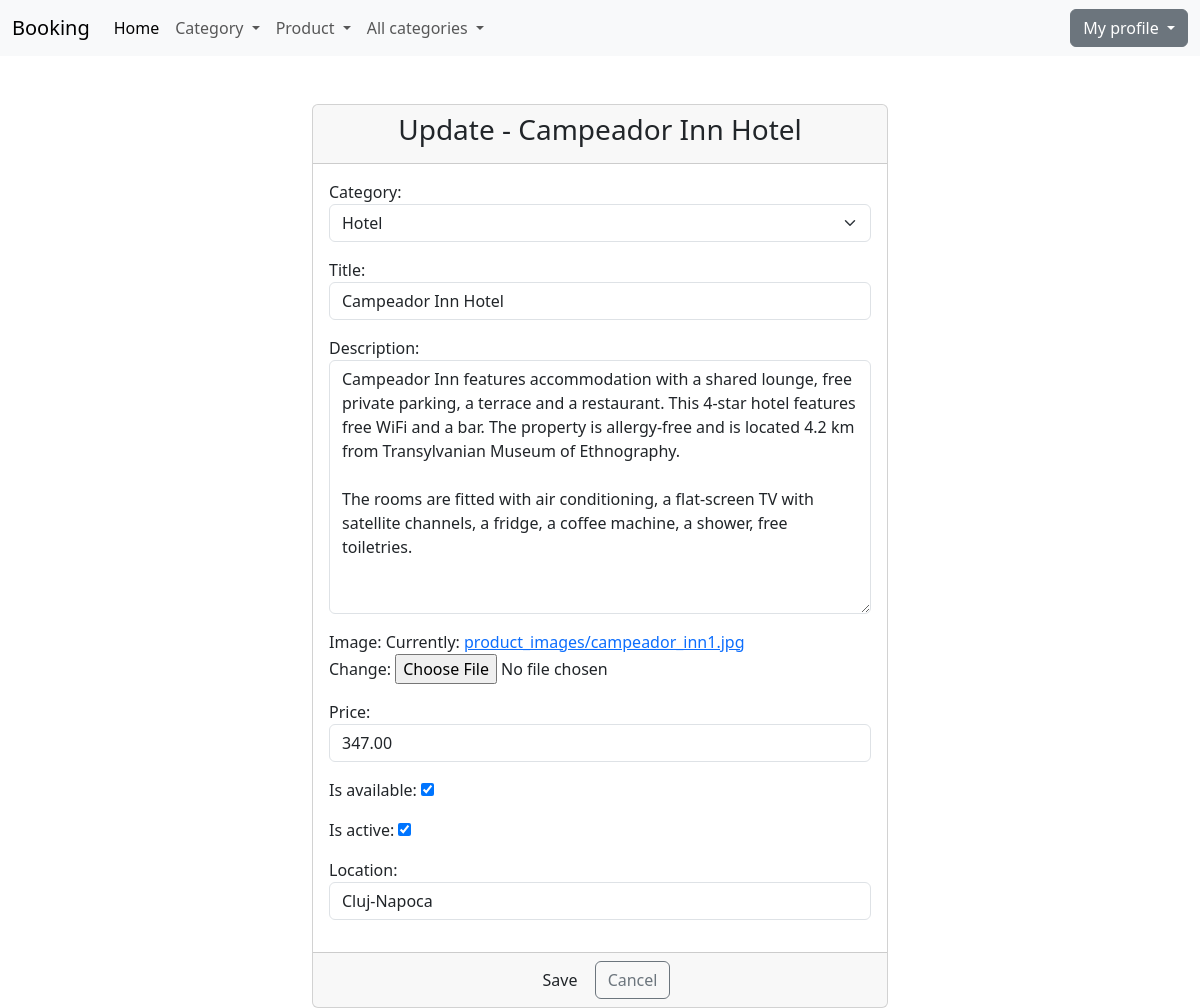
The app's page /update_product/2/ (signed in) with its own data.
### product/models.py (models this page shows)
class Product(models.Model):
    category = models.ForeignKey(Category, on_delete=models.CASCADE, null=True)
    title = models.CharField(max_length=50)
    description = models.TextField(max_length=400)
    image = models.ImageField(upload_to='product_images/')
    price = models.DecimalField(max_digits=6, decimal_places=2)
    is_available = models.BooleanField(default=True)
    is_active = models.BooleanField(default=True)
    created_at = models.DateTimeField(auto_now_add=True)
    updated_at = models.DateTimeField(auto_now=True)
    location = models.CharField(max_length=50, null=True)
    def __str__(self):
        return f'{self.title}'

### product/views.py (the view)
# urls.py: path('update_product/<int:pk>/', views.ProductUpdateView.as_view(), name='update-product'),
class ProductUpdateView(LoginRequiredMixin, PermissionRequiredMixin, UpdateView):
    template_name = 'product/update_product.html'
    model = Product
    form_class = ProductUpdateForm
    success_url = reverse_lazy('list-of-products')
    permission_required = 'product.change_product'

### product/forms.py
class ProductUpdateForm(forms.ModelForm):
    class Meta:
        model = Product
        fields = '__all__'
        widgets = {
            'category': Select(attrs={'class': 'form-select'}),
            'title': TextInput(attrs={'class': 'form-control', 'placeholder': 'Please enter product title'}),
            'description': Textarea(attrs={'class': 'form-control', 'placeholder': 'Please enter product description'}),
            'price': NumberInput(attrs={'class': 'form-control'}),
            'location': TextInput(attrs={'class': 'form-control', 'placeholder': 'Please enter location'})
        }

### booking/context_processors.py (called while the page is built)
def get_all_categories(request):
    return {'get_categories': Category.objects.all()}

### category/models.py (called while the page is built)
    def __str__(self):
        return f'{self.name}'

### templates/product/update_product.html (shortened to what this page needs)
{% extends 'base.html' %}
{% block content %}
    <div class="container-fluid">
        <div class="row">
            <div class="col-md-6 offset-md-3">
                <br><br>
                <div class="card">
                    <div class="card-header">
                        <h3 class="text-center">Update - {{ product }}</h3>
                    </div>
                    <form method="post" enctype="multipart/form-data">
                        <div class="card-body">
                            {{ form.as_p }}
                        </div>
                        <div class="card-footer text-center">
                            <button type="submit" class="btn bnt-outline-success">Save</button>
                            <a href="{% url 'list-of-products' %}" class="btn btn-outline-secondary">Cancel</a>
                        </div>
                    </form>
                </div>
            </div>
        </div>
    </div>
{% endblock %}

### records on screen
Product: title "Campeador Inn Hotel", category "Hotel", description "Campeador Inn features accommodation with a shared lounge, free private parking, a terrace and a restaurant. This 4-star hotel features free WiFi and a bar. The property is allergy-free and is located 4.2 km from Transylvanian Museum of Ethnography. The rooms are fitted with air conditioning, a flat-screen TV with satellite channels, a fridge, a coffee machine, a shower, free toiletries.", price "347.00", is_available "☑", is_active "☑", location "Cluj-Napoca"
